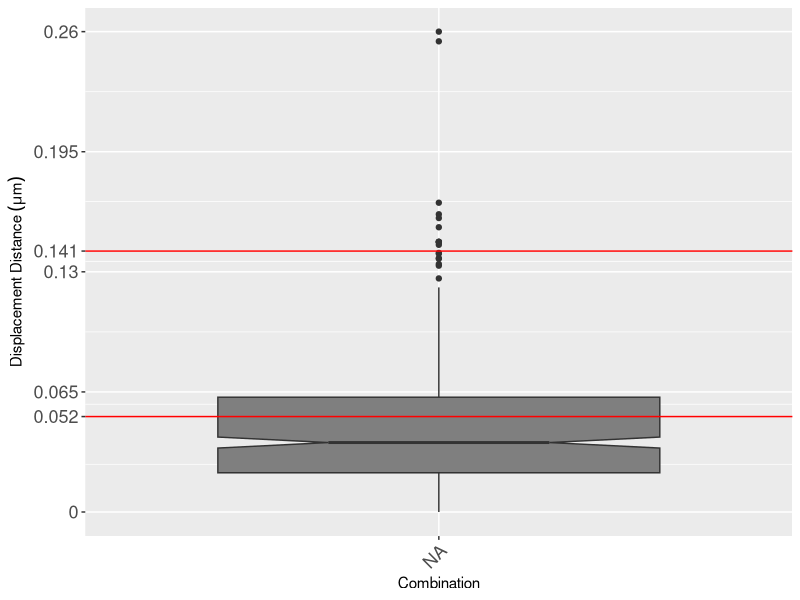

The R script that drew this image:
# Script to analize the distance between the center of the two circunferences that adjust the proteins.
# Author: Yasel Garces

# Load Libraries
library(ggplot2)
library(cowplot)
library(plyr)
library(gdata)

# Change Directory
setwd('/home/yasel/Dropbox/Paper Viroplasmas/Programs/Validation_concentricity')
# Load data
distance<-read.csv("DistanceCenterProtein.csv")
distance<-subset(distance,(Combination!="PDI") & (Combination!="dsRNA"))
distance$Combination<-drop.levels(distance$Combination)

# Boxplot considering the factor variable 
distance$Combination<-factor(distance$Combination,levels = levels(distance$Combination)[c(1,2,3,4,6,5,7,8)])
p<-ggplot(data = distance, aes(x = Combination, y = Distance, fill=Combination))+ geom_boxplot(notch = TRUE)+
  theme(legend.position="none",axis.text.x = element_text(angle = 45, hjust = 1, size=13),
        axis.text.y = element_text(hjust = 1, size=13))+
          geom_hline(yintercept = c(0.14142,0.052),color="red")+
  scale_y_continuous(breaks = sort(c(seq(min(distance$Distance), 
                                         max(distance$Distance), length.out=5), 0.14142,0.052)),
                     labels = function (x) round(x,3),
                     name=expression(paste("Displacement Distance"," ",(paste(mu,m)))))
pdf(file = "/home/yasel/Dropbox/Paper Viroplasmas/ValidationDisplacementDistance.pdf",width = 5.5,height = 4)
p
dev.off()

# Successful number of concentric adjusts
ConcentricAdjust<-ddply(distance, c("Combination"), function(x) sum(x$Distance<0.14142))
ConcentricTotal<-ddply(distance, c("Combination"), function(x) length(x$Distance))

by(distance,
   distance[,"Combination"],
   function(x) {
     Median=median(x$Distance)
     qnt <- quantile(x$Distance, probs=c(.25, .75), na.rm = TRUE)
     H <- 1.57 * IQR(x$Distance)/sqrt(length(x$Distance))
     list(Median,CI=c(Median-H,Median+H))
   })
